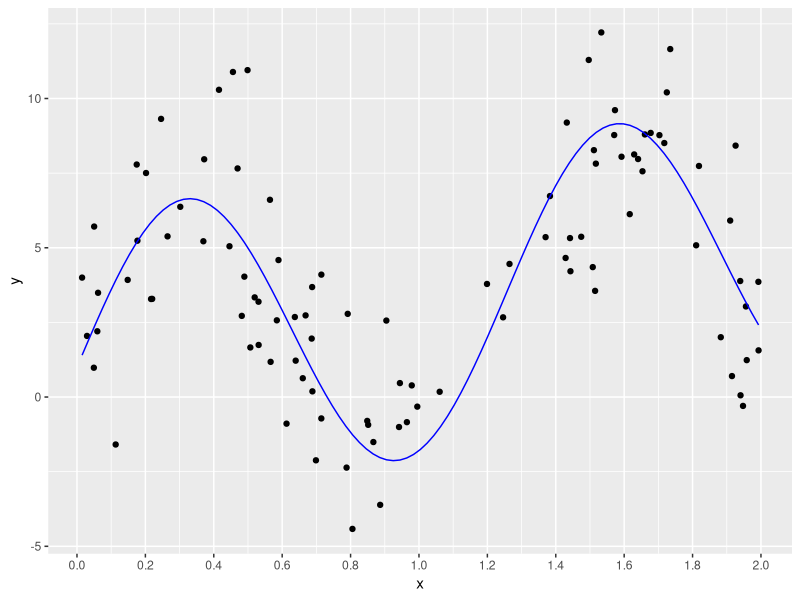
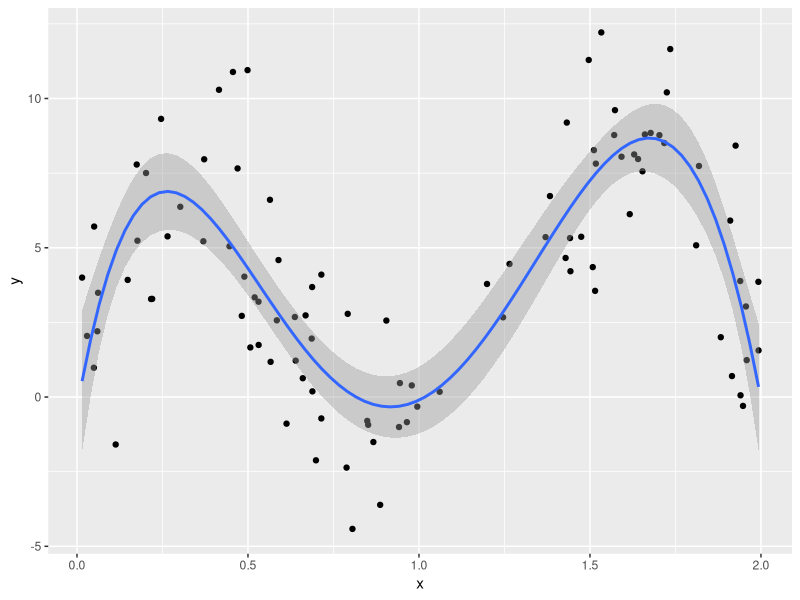
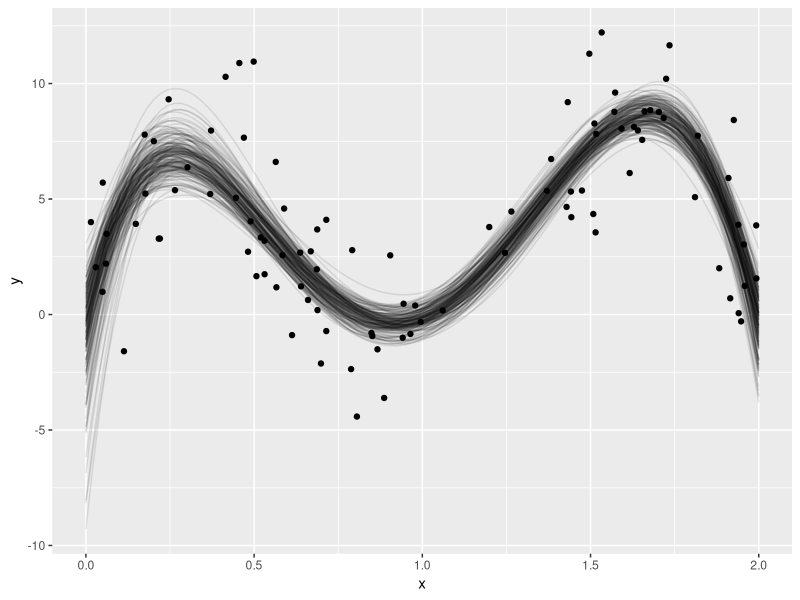
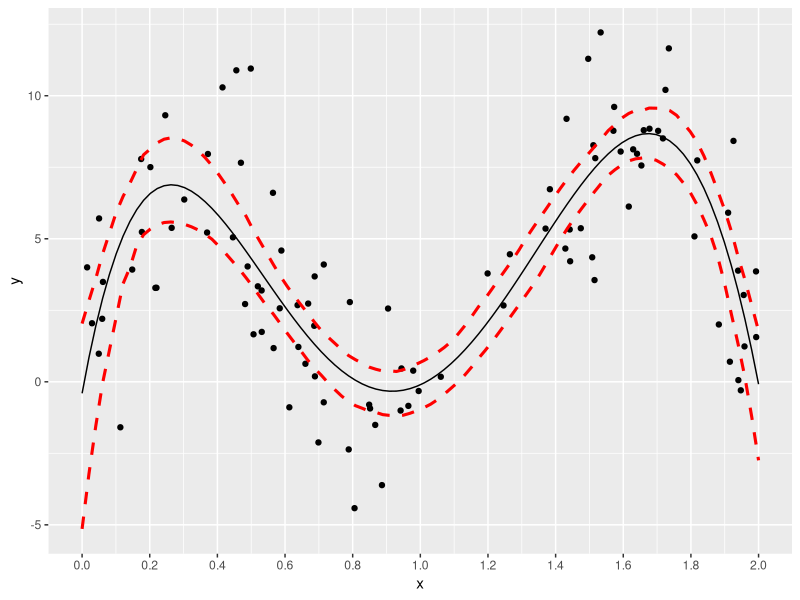
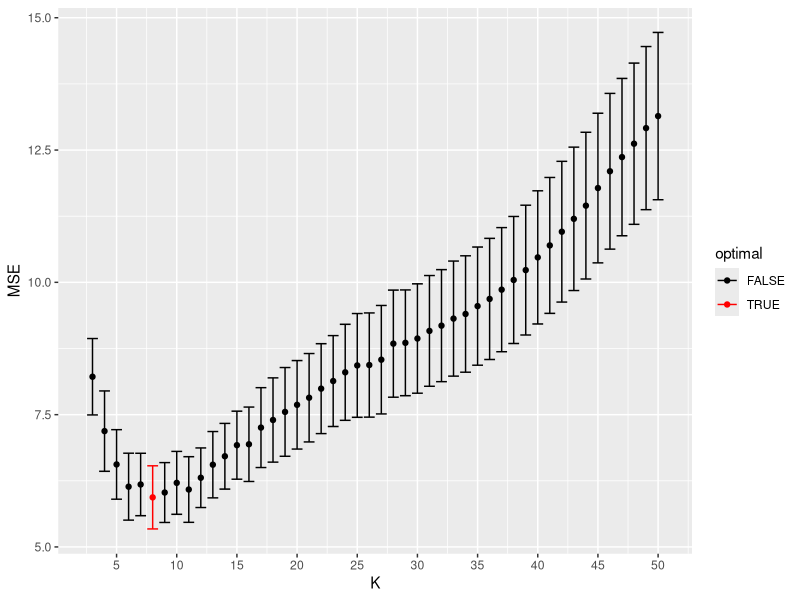
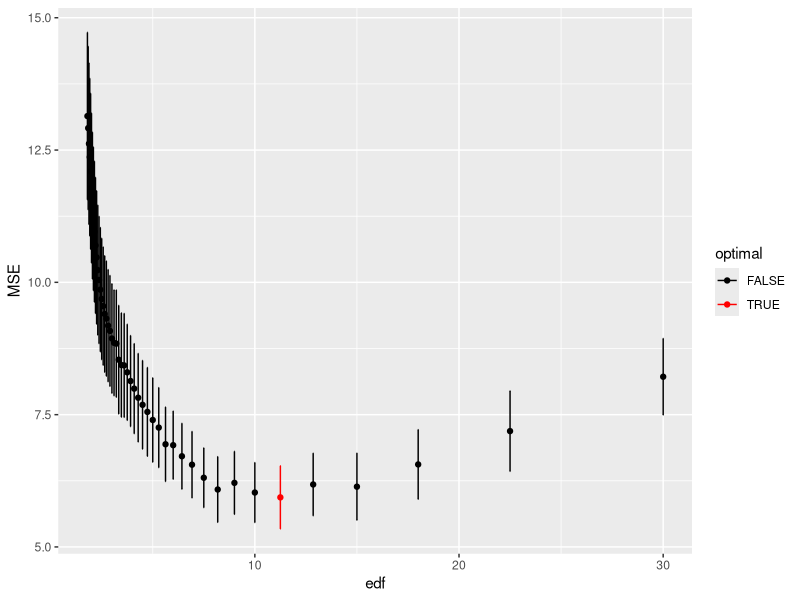
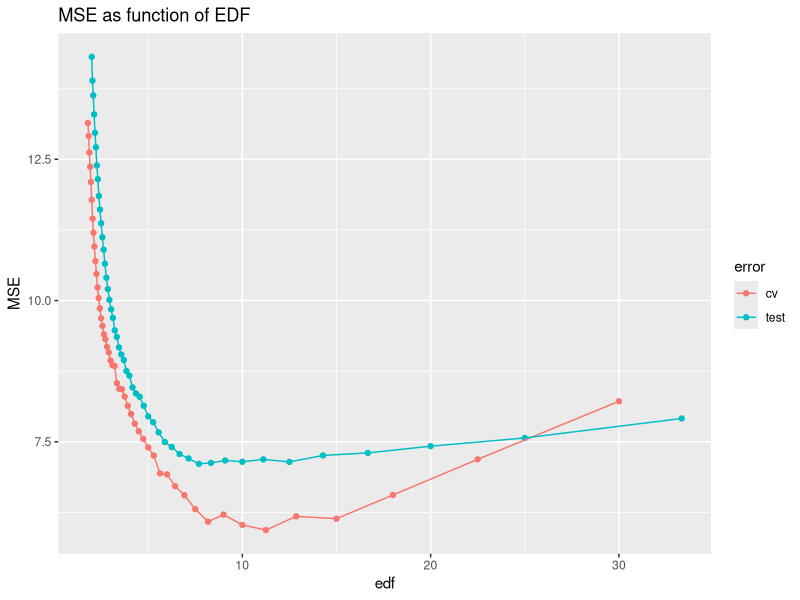
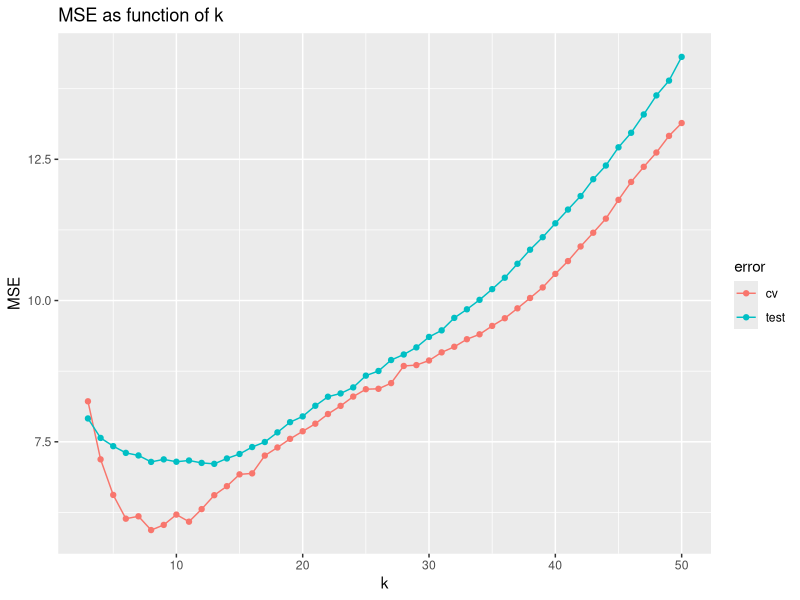

The R source for these figures, in order:
## ---- chunk 1
library(tidyverse) # functions for data manipulation
library(FNN)
## ---- chunk 2
#-- Simulation functions
sim_x <- function(n) runif(n, 0, 2)     # U[0,2]
f <- function(x) 1 + 2*x + 5*sin(5*x)   # true mean function
sim_y <- function(x){                   # generate Y|X from N{f(x),sd}
  n = length(x)
  f(x) + rnorm(n, sd=2.5)
}
## ---- chunk 3
#-- Generate Data
n = 100                                 # number of observations
set.seed(211)                           # set seed for reproducibility
x = sim_x(n)                            # get x values
y = sim_y(x)                            # get y values
data = tibble(x, y)

#-- Plot: ggplot
ggplot(data, aes(x,y)) +
  geom_point() +
  geom_function(fun=f, color="blue") +
  scale_x_continuous(breaks=seq(0, 2, by=.20))
## ---- chunk 4
#-- Fit 5th degree polynomial
fit = lm(y~poly(x, degree=5), data=data)

#-- Make predictions
poly_data = tibble(x = seq(0, 2, length=100)) %>% # evaluation points
  mutate(yhat = predict(fit, .))                  # predictions

#-- Plot: ggplot
ggplot(data, aes(x, y)) +
  geom_point() +
  geom_smooth(method="lm", formula = "y~poly(x, degree=5)")
## ---- chunk 5
eval.pts = seq(0, 2, length=100)

#-- Function that returns predictions at eval.pts
fit_poly <- function(data, eval.pts) {
  fit = lm(y ~ poly(x, degree = 5), data=data)
  predict(fit, tibble(x=eval.pts))  # return predictions at eval.pts
}

#-- Run bootstrap: with loop
R = 200   # number of bootstrap samples
preds = matrix(NA, length(eval.pts), R)
set.seed(212)
for(j in 1:R){
  ind.boot = sample.int(n, replace=TRUE)
  preds[, j] = fit_poly(data[ind.boot,], eval.pts=eval.pts)
}

# add the eval.points and convert to long format to facilitate plotting
boot_data = preds %>%
  as_tibble() %>%          # convert to tibble
  mutate(x=eval.pts) %>%   # add column with eval. points
  pivot_longer(-x, names_to="iter", values_to="y") # convert to long format

#-- Plots: ggplot2
boot_data %>%
  ggplot(aes(x, y)) +
  geom_point(data=data) +
  geom_line(aes(group=iter), alpha=.1)

## ---- chunk 6
CI = boot_data %>%
  group_by(x) %>%
  summarize(lower = quantile(y, probs=.025),
            upper = quantile(y, probs=.975))

#-- Plot: ggplot2
ggplot(data, aes(x, y)) +
  geom_point() +
  geom_line(data=poly_data, aes(y=yhat)) +
  # geom_line(data=boot_data, aes(group=iter), alpha=.1) +
  geom_line(data=CI, aes(y=lower), color="red", lty=2, size=1.05) +
  geom_line(data=CI, aes(y=upper), color="red", lty=2, size=1.05) +
  scale_x_continuous(breaks=seq(0, 2, by=.20))
## ---- chunk 7
#-- Generate Data
n = 100                                 # number of observations
set.seed(211)                           # set seed for reproducibility
x = sim_x(n)                            # get x values
y = sim_y(x)                            # get y values
data = tibble(x, y)               # make into tibble


#- Get K-fold partition
set.seed(221)                      # set seed for replicability
n.folds = 10                       # number of folds for cross-validation
fold = sample(rep(1:n.folds, length=n))  # vector of fold labels
# notice how this is different than:  sample(1:K,n,replace=TRUE),
#  which won't give almost equal group sizes


#- Initialize
K = 3:50                                # set of k values for kNN
MSE = matrix(NA, length(K), n.folds)    # hold out of sample mse estiamtes
n.val = numeric(n.folds)                # number of elements in validation sets

#- Iterate over folds
for(j in 1:n.folds){

  #-- Set training/val data
  val = which(fold == j)
  train = which(fold != j)
  n.val[j] = length(val)

  #-- fit set of knn models
  for(i in 1:length(K)){
    k = K[i]
    knn = FNN::knn.reg(train = data[train,'x', drop=FALSE],
                       y = data$y[train],
                       test = data[val,'x', drop=FALSE],
                       k = k)
    r.val = data$y[val]-knn$pred      # residuals on val data
    MSE[i, j] = mean(r.val^2)
  }
}

#-- calculate CV error and standard error
CV = (MSE %*% n.val)/n               # Cross-validation error (MSE)
## CV = rowMeans(MSE)       # won't be exact if n.val has different counts
SE = apply(MSE, 1, sd)/sqrt(n.folds) # standard error

#-- Optimal Solution
results = tibble(k = K, MSE = CV[,1], SE)
results %>%
  filter(min_rank(MSE) == 1)

#-- Plot: ggplot
results %>%
  mutate(optimal = ifelse(MSE == min(MSE), TRUE, FALSE)) %>%
  ggplot(aes(K, color=optimal)) +
  geom_point(aes(y=MSE)) +
  geom_errorbar(aes(ymin=MSE - SE, ymax=MSE+SE)) +
  scale_color_manual(values=c("black", "red")) +
  scale_x_continuous(breaks=seq(0, 50, by=5))

## ---- chunk 8
results = results %>% mutate(edf = (n*9/10)/k)
results %>% filter(MSE == min(MSE))

#-- Plot: ggplot
results %>%
  mutate(optimal = ifelse(MSE == min(MSE), TRUE, FALSE)) %>%
  ggplot(aes(edf, color=optimal)) +
  geom_point(aes(y=MSE)) +
  geom_errorbar(aes(ymin=MSE - SE, ymax=MSE+SE)) +
  scale_color_manual(values=c("black", "red"))
## ---- chunk 9
#-- optimal k on full training set
results %>% filter(MSE == min(MSE)) %>%
  mutate(k.full = n/edf,
         k.star = round(k.full))  # round since k must be an integer
## ---- chunk 10
#-- Generate Test Data
ntest = 50000                           # Number of test samples
set.seed(223)                           # set *different* seed
xtest = sim_x(ntest)                    # generate test X's
ytest = sim_y(xtest)                    # generate test Y's

#-- Data
data.test = tibble(x=xtest, y=ytest)

#-- fit set of knn models
MSE.test = numeric(length(K))
for(i in 1:length(K)){
  k = K[i]
  knn = knn.reg(data[,'x', drop=FALSE],
                y = data$y,
                test=data.test[,'x', drop=FALSE],
                k=k)
  r.test = data.test$y-knn$pred      # residuals on test data
  MSE.test[i] = mean(r.test^2)
}

results.test = tibble(k=K, edf=n/k, MSE=MSE.test)
filter(results.test, MSE == min(MSE))

## ---- chunk 11
#-- EDF on x-axis
bind_rows(cv = results,
          test = results.test, .id="error") %>%
  ggplot(aes(edf, MSE, color=error)) +
  geom_point() + geom_line() +
  labs(title="MSE as function of EDF")

#-- K on x-axis
bind_rows(cv = results,
          test = results.test, .id="error") %>%
  ggplot(aes(k, MSE, color=error)) +
  geom_point() + geom_line() +
  labs(title="MSE as function of k")
